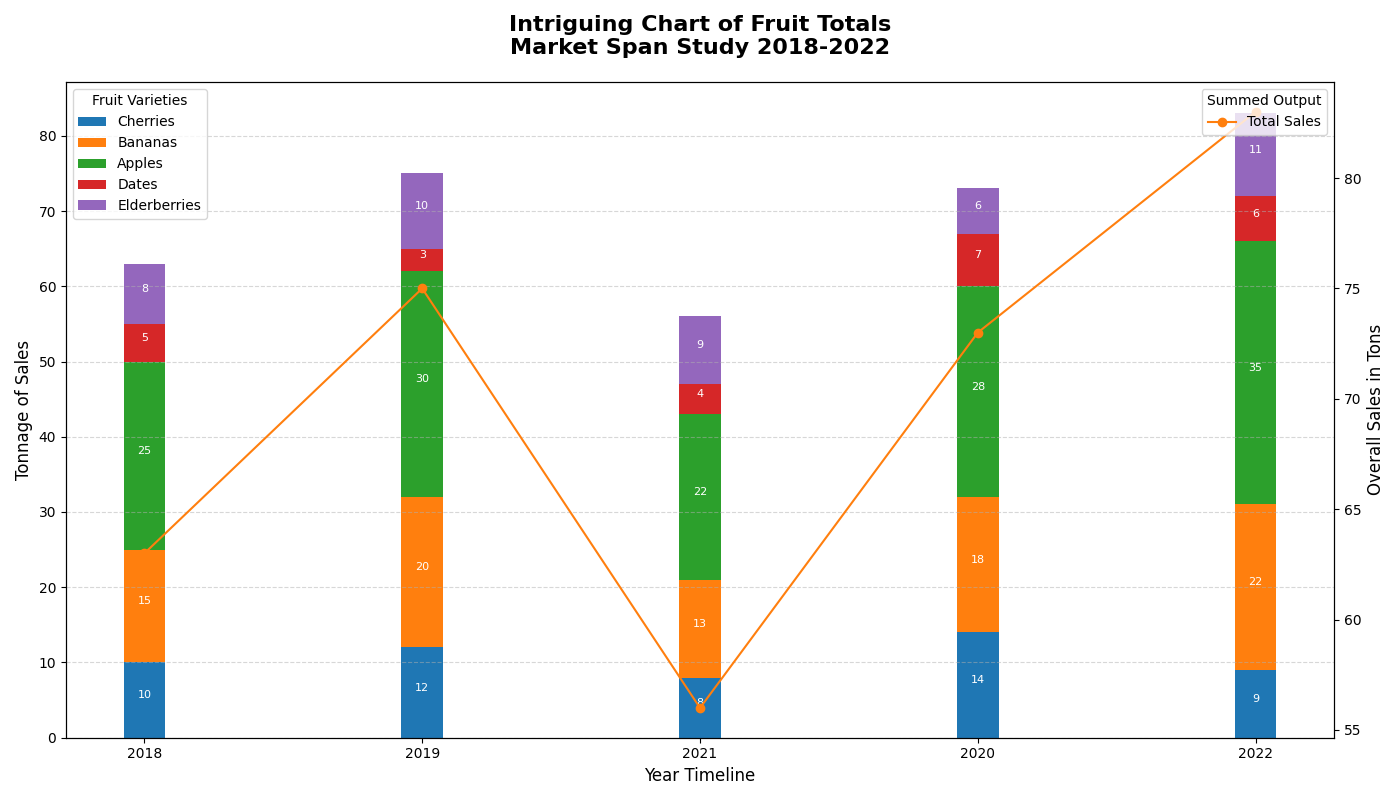

Write Python code to recreate this figure.
import matplotlib.pyplot as plt
import numpy as np

years = ['2018', '2019', '2021', '2020', '2022']  # Altered the order of years
fruits = ['Cherries', 'Bananas', 'Apples', 'Dates', 'Elderberries']  # Altered the order of fruits

sales_data = {
    'Cherries': [10, 12, 8, 14, 9],
    'Bananas': [15, 20, 13, 18, 22],
    'Apples': [25, 30, 22, 28, 35],
    'Dates': [5, 3, 4, 7, 6],
    'Elderberries': [8, 10, 9, 6, 11]
}

years_count = len(years)
fruit_count = len(fruits)
bar_width = 0.15
year_positions = np.arange(years_count)

fig, ax1 = plt.subplots(figsize=(14, 8))

bottoms = np.zeros(years_count)
bars = []
for fruit, sales in sales_data.items():
    bars.append(ax1.bar(year_positions, sales, bar_width, bottom=bottoms, label=fruit))
    bottoms += np.array(sales)

for bar in bars:
    for rect in bar:
        height = rect.get_height()
        ax1.text(rect.get_x() + rect.get_width()/2., rect.get_y() + height/2, f'{int(height)}',
                 ha='center', va='bottom', fontsize=8, color='white')

total_sales = [sum(sales) for sales in zip(*sales_data.values())]
ax2 = ax1.twinx()
line = ax2.plot(years, total_sales, color='tab:orange', marker='o', label='Total Sales')

ax1.set_title("Intriguing Chart of Fruit Totals\nMarket Span Study 2018-2022", fontsize=16, weight='bold', pad=20)
ax1.set_xlabel("Year Timeline", fontsize=12)
ax1.set_ylabel("Tonnage of Sales", fontsize=12)
ax2.set_ylabel("Overall Sales in Tons", fontsize=12)
ax1.set_xticks(year_positions)
ax1.set_xticklabels(years)
ax1.legend(loc='upper left', title="Fruit Varieties")
ax2.legend(loc='upper right', title="Summed Output")

ax1.grid(True, axis='y', linestyle='--', alpha=0.5)

plt.tight_layout()
plt.show()
